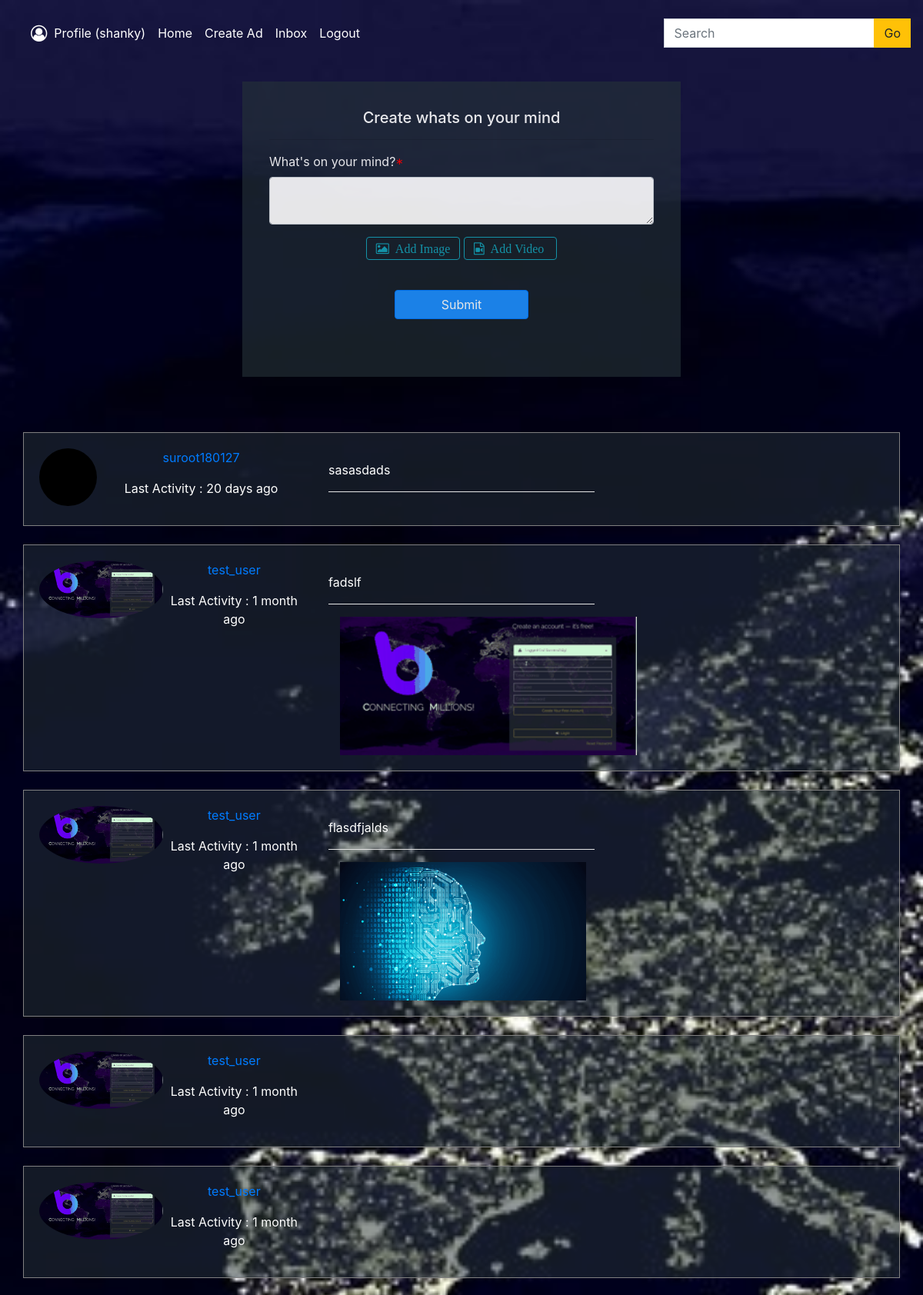
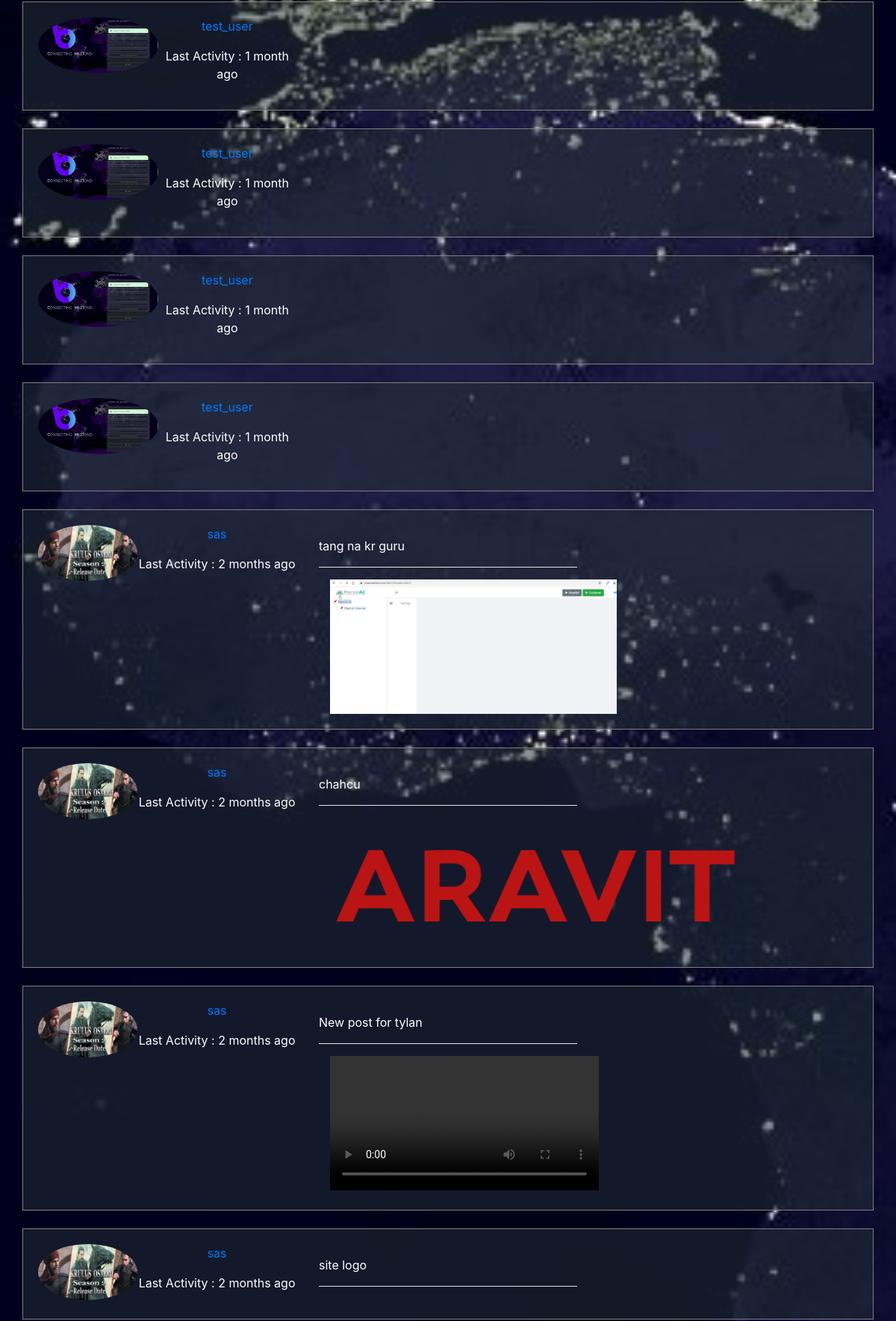
The app's page /home/ (signed in, upper part) with its own data (2 pictures, top to bottom).
### trading/models.py (models this page shows, shortened)
class Post(models.Model):
    img = models.ImageField(blank=True,upload_to='post_images')
    video = models.FileField(blank=True,upload_to='post_videos')
    content = models.TextField(blank=True)
    date_posted = models.DateTimeField(default=timezone.now)
    author = models.ForeignKey(User, on_delete=models.CASCADE)
    def time_since_posted(self):
        now = timezone.now()
        diff = now - self.date_posted
        if diff.days == 0 and diff.seconds >= 0 and diff.seconds < 60:
            seconds = diff.seconds
            if seconds == 1:
                return str(seconds) + "second ago"
            else:
                return str(seconds) + " seconds ago"
        if diff.days == 0 and diff.seconds >= 60 and diff.seconds < 3600:
            minutes = math.floor(diff.seconds/60)
            if minutes == 1:
                return str(minutes) + " minute ago"
            else:
                return str(minutes) + " minutes ago"
        if diff.days == 0 and diff.seconds >= 3600 and diff.seconds < 86400:
            hours = math.floor(diff.seconds/3600)
            if hours == 1:
                return str(hours) + " hour ago"
            else:
                return str(hours) + " hours ago"
        if diff.days >= 1 and diff.days < 30:
            days = diff.days
            if days == 1:
                return str(days) + " day ago"
            else:
                return str(days) + " days ago"
        if diff.days >= 30 and diff.days < 365:
            months = math.floor(diff.days/30)
            if months == 1:
                return str(months) + " month ago"
            else:
                return str(months) + " months ago"

### users/models.py (models this page shows, shortened)
class Profile(models.Model):
    user = models.OneToOneField(User, on_delete=models.CASCADE)
    friends = models.ForeignKey(Friend_List , on_delete= models.CASCADE , blank=True , null = True)
    image = models.ImageField(default='default.png', upload_to='profile_pics')

### trading/views.py (the view, shortened to what this page needs)
# urls.py: path('home/', views.home_page, name='home_page'),
@login_required
def home_page(request):
    test_ads()
    user_list = []
    for i in User.objects.all():
        user_list.append(i.username)
    user_list_json=json.dumps(user_list)
    userzero = User.objects.all()[0]
    form = PostForm()
    current = []
    current_user = Post.objects.filter(author=request.user)
    for i in current_user:
        current.append(i)
    posts = []
    user_profile = Profile.objects.get(user=request.user)
    try:
        friends = user_profile.friends.friend_name.all()
        for i in friends:
            posts.append(Post.objects.filter(author=i).order_by('-date_posted'))
        posts_sorted=[]
        for i in posts:
            for j in i:
                posts_sorted.append(j)
    except :
           posts=[]
           posts_sorted=[]
    for i in current_user:
        posts_sorted.append(i)
    posts = sorted(list(chain(posts_sorted)),key= lambda instance:instance.date_posted)[::-1]
    all_ads = advert.objects.all()
    alist = {}
    count = 0
    for i in posts:
        if count == 8:
            try:
                alist['a'+str(len(alist))] = all_ads[random.randint(0,len(all_ads)-1)]
            except:
                alist['p'+str(len(alist))] = i
            count = 0
        else:
            alist['p'+str(len(alist))] = i
            count = count + 1
    blist = []
    clist = []
    for i,j in alist.items():
        clist.append(j)
        if i[0] == 'a':
            blist.append(True)
        else:
            blist.append(False)
    empty = -1
    if not blist and not clist:
        empty = 1
    context = {
        'posts': zip(blist,clist),
        'users': User.objects.all() ,
        'user_list_json': user_list_json,
        'userzero':userzero,
        'form':form,
        'empty': empty,
    }
    return render(request, 'trading/home.html', context)

### trading/forms.py
class PostForm(forms.ModelForm):
    class Meta:
        model = Post
        exclude = ['date_posted','author']

### chat/templatetags/profilefilter.py (called while the page is built)
@register.filter('profilefilter')
def profile(value,id):
    instance  =  Profile.objects.get(user=id)
    return instance.image

### trading/context_preprocessors.py (called while the page is built)
def friends(request):
    friends = None
    if request.user.is_authenticated:
        try:
            friends = Friend_List.objects.get(user=request.user).friend_name.all()
        except Exception as err:
          print(err)
    return {"friends": friends}

### trading/views.py (called while the page is built)
def test_ads():
    adslist = advert.objects.all()
    a = (60 * 60) * 24
    for i in adslist:
        if (time.time()-i.start) >= a:
            i.delete()
    return

### trading/templates/trading/home.html (shortened to what this page needs)
{% extends 'trading/base.html' %}
{% load static %}
{% load crispy_forms_tags %}
{% block navbar %}
  {% include 'trading/navbar.html' %}
{% endblock navbar %}
{% block main %}
<div class="container-fluid" style="background-image: url({% static 'trading/images/earth.jpg' %}); background-size: cover;
                                    background-attachment: fixed; background-position: center; background-repeat: no-repeat; min-height: 100vh;">
  <div class="row">
      <div class="col-sm-3"></div>
      <div class="col-sm-6">
        <br /><br /><br /> <br /><br />
        <div class="container text-white" style="background-color: rgba(38,50,56, 0.7); opacity: 0.9; padding: 35px; border: cornsilk;">
            <h5 style="text-align: center; color: white;">Create whats on your mind</h5>
          <hr />
          <form method="POST" class="form-group"  enctype="multipart/form-data">
              <div class="form-group">
                  <label>What's on your mind?<span style="color: red;">*</span> </label>
                  <textarea  name="content" class="form-control"></textarea>
              </div>
              <center>
                <div class="form-group">
                    <label class="btn btn-outline-info fa fa-image">&nbsp;&nbsp;Add Image
                    </label>
                    <label class="btn btn-outline-info fa fa-file-video-o">&nbsp;&nbsp;Add Video&nbsp;
                    </label>
                </div>
              </center>
              <center>
                  <input type="submit" class="btn btn-large btn-primary" style="padding-left: 60px; padding-right: 60px; margin-top: 15px;">
              </center>
          </form>
          <br />
        </div>
        <br />
      </div>
      <div class="col-sm-3"></div>
    </div>
    <br /><br />
  {% for a, post in posts %}
  {% if a %}
  <div class="container">
    <div class="row justify-content-between">
        <div class="col-sm-10">
            <div class="card" style="background-color: lightblue;">
                <div class="card-body" onclick="window.open('/count-clicks/{{post.id}}', '_blank')" >
                    <div class="container">
                        <div class="row" style="height: 200px;">
                            <div class="col-sm-4 text-center">
                              {% if ad %}
                              <p><strong>
                               Ad posted by  <a href="{% url 'user_profile' %}">{{request.user}}</a>
                              </strong>
                              {% endif %}
                                <p style="color: white;"><strong>
                                    {{post.content}}
                                </strong>
                                </p>
                            </div>
                            {% if post.img %}
                            <div class="col-sm-4 rounded">
                              <img src="{{post.img.url}}" style="width: auto;height: 180px;">
                                <a href={{post.linked}} >{{post.linked}}</a>
                            </div>
                            {% endif %}
                            {% if post.video %}
                            <div class="col-sm-4">
                                <video width="auto" height="180px" loop autoplay muted>
                                    <source src="{{post.video.url}}">
                                </video>
                                <a href={{post.linked}}></a>
                            </div>
                            {% endif %}
                        </div>
                    </div>
                </div>
            </div>
        </div>
    </div>
  </div>
  <br>
  {% else %}
  <div class="container" style="background-color: rgba(38,50,56, 0.5);padding: 20px; border: 1px solid gray; color: white;">
    <div class="row">
      <div class="col-sm-4">
        <div class="info-box">
          <a href="{% url 'Userprofile' post.author.id   %}">
            <img class="rounded-circle pull-left" height="75px" width="auto" src="{{ post.author.profile.image.url }}" alt="Card image cap">
          </a>
            <center>
              <p class="center align-content-center">
                <a href="{% url 'Userprofile' post.author.id   %}">
                  {{post.author}}
                </a>
              </p>
              <p class="center">Last Activity : {{post.time_since_posted}}</p>
            </center>
        </div>
      </div>
      <div class="col-sm-4">
        {% if post.content%}
        <p>{{ post.content }}</p>
        <hr class="hrx" />
        {% endif%}
        {% if post.img %}
        <div class="col-sm-4">
            <img src="{{post.img.url}}" style="width: auto;height: 180px;">
        </div>
        {% endif %}
        {% if post.video %}
        <div class="col-sm-4">
            <video width="auto" height="180px" controls>
                <source src="{{post.video.url}}">
            </video>
        </div>
        {% endif %}
      </div>
      <div class="col-sm-4"></div>
    </div>
  </div>
  {% endif %}
  <br />
  {% endfor %}
  {% endblock main %}

### trading/templates/trading/base.html (shortened to what this page needs)
{% load static %}
{% load profilefilter %}
<!DOCTYPE html>
<html lang="en">
<head>
  <link rel="stylesheet" href="https://stackpath.bootstrapcdn.com/bootstrap/4.4.1/css/bootstrap.min.css"
 />
  <link href="https://stackpath.bootstrapcdn.com/font-awesome/4.7.0/css/font-awesome.min.css" rel="stylesheet" >
  <link rel="stylesheet" href="{% static 'trading/css/main.css' %}">
  <link rel="stylesheet" href="{% static 'trading/css/auto.css' %}">
</head>
  {% block navbar %}{% endblock navbar %}
{% load static %}
  <div class="main-body">
    {% block main %}{% endblock main %}
  </div>
</body>
</html>

### trading/templates/trading/navbar.html (shortened to what this page needs)
{% load profilefilter %}
{% load static %}
    <nav class="navbar navbar-expand-lg navbar-dark primary-color" style="margin-bottom: -100px; z-index: 1;">
    <div class="collapse navbar-collapse" id="basicExampleNav">
      <ul class="navbar-nav mr-auto">
        {% if user.is_authenticated %}
          <li class="nav-item active">
            <a class="nav-link" href="{% url 'user_profile' %}">
              <i class="fa fa-user-circle-o fa-lg" aria-hidden="true"></i>
              <span>&nbsp;Profile&nbsp;({{ user.username }})</span>
            </a>
          </li>
          <li class="nav-item active">
            <a class="nav-link" href="{% url 'home_page' %}">Home
            </a>
          </li>
          <li class="nav-item active">
            <a class="nav-link" href="{% url 'ad_form' %}">Create Ad
            </a>
          </li>
          <li class="nav-item active">
            <a class="nav-link" href="#!" id="inbox-dropdown-btn">Inbox
            </a>
          </li>
          <li class="nav-item active">
            <a class="nav-link" href="{% url 'logout' %}">Logout
            </a>
          </li>
        {% endif %}
        </ul>
        {% if request.path != '/' %}
            <form class="form-inline my-2 my-lg-0" method="POST" action="{% url 'search' %}" >
              <div class="input-group mb-3 rounded-0 pt-3">
              <input type="text" class="form-control rounded-0" placeholder="Search" name="query">
                <div class="input-group-append">
                    <button class="btn btn-warning rounded-0" type="submit">Go</button>
                </div>
              </div>
            </form>
        {% endif %}
    </div>
  </nav>

### trading/static/trading/css/main.css (style rules this page uses)
h5 { color: #134f72; }

### trading/static/trading/css/auto.css (style rules this page uses)
* { box-sizing: border-box; }
input::placeholder { color: #fff; }
input { border: 1px solid transparent; background-color: #f1f1f1; padding: 10px; font-size: 16px; }
input[type=submit] { background-color: DodgerBlue; color: #fff; cursor: pointer; }
.container { padding: 2rem 0rem; }

### trading/templates/trading/home.html (style rules this page uses)
.hrx { color: white; background-color: white; }

### records on screen
Post: author.profile.image (placeholder picture), author "suroot180127", time_since_posted "20 days ago", content "sasasdads"
Post: author.profile.image (picture), author "test_user", time_since_posted "1 month ago", content "fadslf", img (picture)
Post: author.profile.image (picture), author "test_user", time_since_posted "1 month ago", content "flasdfjalds", img (picture)
Post: author.profile.image (picture), author "test_user", time_since_posted "1 month ago"
Post: author.profile.image (picture), author "test_user", time_since_posted "1 month ago"
Post: author.profile.image (picture), author "test_user", time_since_posted "1 month ago"
Post: author.profile.image (picture), author "test_user", time_since_posted "1 month ago"
Post: author.profile.image (picture), author "test_user", time_since_posted "1 month ago"
Post: author.profile.image (picture), author "test_user", time_since_posted "1 month ago"
Post: author.profile.image (picture), author "sas", time_since_posted "2 months ago", content "tang na kr guru", img (picture)
Post: author.profile.image (picture), author "sas", time_since_posted "2 months ago", content "chahcu", img (picture)
Post: author.profile.image (picture), author "sas", time_since_posted "2 months ago", content "New post for tylan"
Post: author.profile.image (picture), author "sas", time_since_posted "2 months ago", content "site logo"

### other values on screen
{{ user.username }} "shanky"
